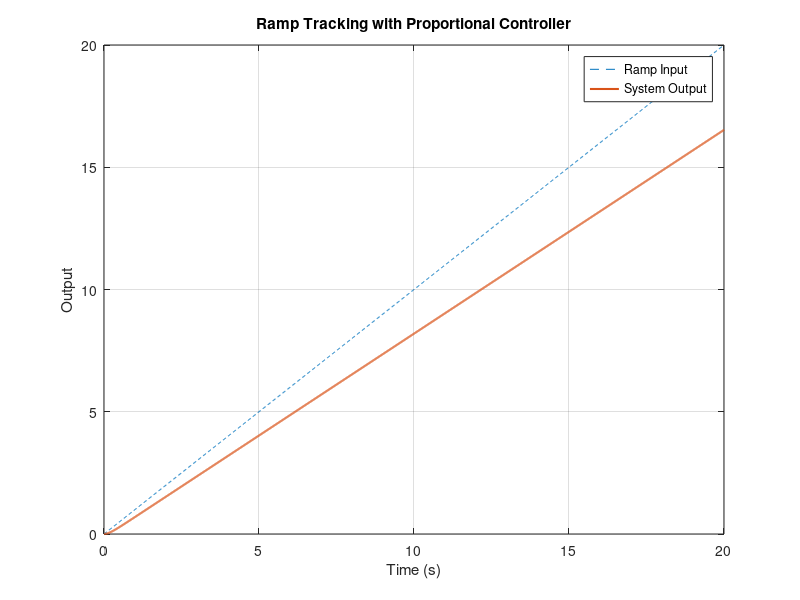
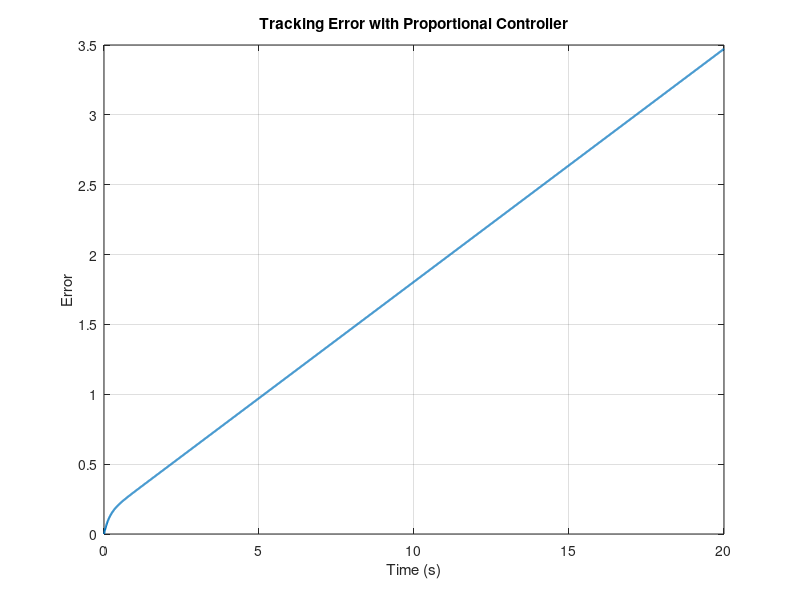

Write MATLAB code to recreate these figures, in order.
s = tf('s');

Gp = 1/(s + 1);

K = 5;

Tprop = feedback(K*Gp,1);

t = 0:0.01:20;

r = t;

[y,t] = lsim(Tprop,r,t);

e = r' - y;

figure
plot(t,r,'--',t,y,'LineWidth',1.5)
grid on
xlabel('Time (s)')
ylabel('Output')
title('Ramp Tracking with Proportional Controller')
legend('Ramp Input','System Output')

figure
plot(t,e,'LineWidth',1.5)
grid on
xlabel('Time (s)')
ylabel('Error')
title('Tracking Error with Proportional Controller')
